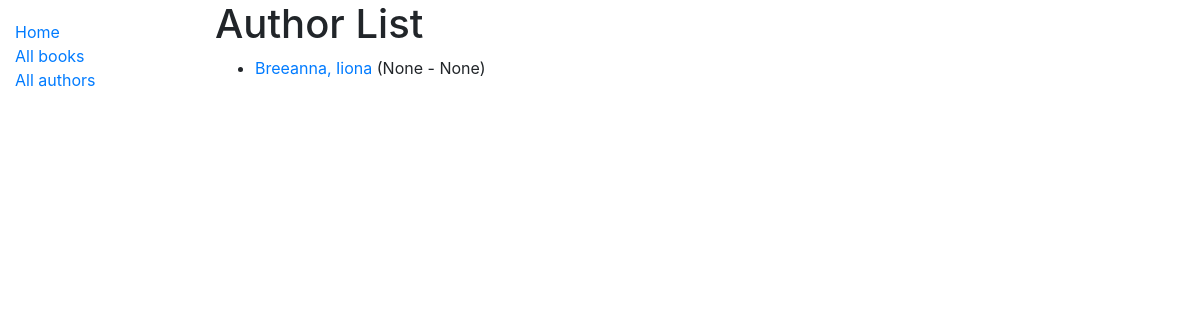
The app's page /catalog/authors/, older data.
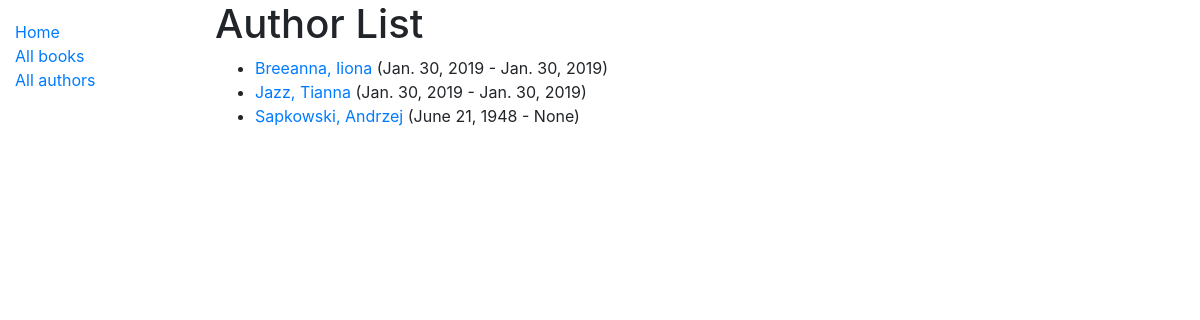
The same page, newer data.
### catalog/models.py (models this page shows)
class Author(models.Model):
    first_name = models.CharField(max_length=100)
    last_name = models.CharField(max_length=100)
    date_of_birth = models.DateField(null=True, blank=True)
    date_of_death = models.DateField('Died', null=True, blank=True)
    class Meta:
        ordering = ['last_name', 'first_name']
    def get_absolute_url(self):
        return reverse('author-detail', args=[str(self.id)])
    def __str__(self):
        return f'{self.last_name}, {self.first_name}'

### catalog/views.py (the view)
# urls.py: path('authors/', views.AuthorListView.as_view(), name ='authors'),
class AuthorListView(generic.ListView):
    model = Author
    paginate_by = 10

### catalog/templates/catalog/author_list.html
{% extends "base_generic.html" %}
{% block content %}
  <h1>Author List</h1>
  {% if author_list %}
  <ul>
    {% for author in author_list %}
      <li>
        <a href="{{ author.get_absolute_url }}">{{ author }}</a> ({{ author.date_of_birth }} - {{ author.date_of_death }})
      </li>
    {% endfor %}
  </ul>
  {% else %}
    <p>There are no authors in the library.</p>
  {% endif %}
{% endblock %}

### catalog/templates/base_generic.html (shortened to what this page needs)
<!DOCTYPE html>
<html lang="en">
<head>
    <link rel="stylesheet" href="https://stackpath.bootstrapcdn.com/bootstrap/4.1.3/css/bootstrap.min.css">
    {% load static %}
    <link rel="stylesheet" href="{% static 'css/styles.css' %}">
</head>
<body>
    <div class="container-fluid">
        <div class="row">
            <div class="col-sm-2">
                {% block sidebar %}
                    <ul class="sidebar-nav">
                        <li><a href="{% url 'index' %}">Home</a></li>
                        <li><a href="{% url 'books' %}">All books</a></li>
                        <li><a href="{% url 'authors' %}">All authors</a></li>
                    </ul>
                {% endblock %}
            </div>
        <div class="col-sm-10 ">{% block content %}{% endblock %}
            </div>
        </div>
    </div>
</body>
</html>

### catalog/static/css/styles.css (style rules this page uses)
.sidebar-nav { margin-top: 20px; padding: 0; list-style: none; }

Row changes from the older to the newer data that the page shows:
changed Author "Breeanna, Iiona": date_of_birth "None" → "Jan. 30, 2019"; date_of_death "None" → "Jan. 30, 2019"
added Author: last_name+first_name "Jazz, Tianna", date_of_birth "Jan. 30, 2019", date_of_death "Jan. 30, 2019"
added Author: last_name+first_name "Sapkowski, Andrzej", date_of_birth "June 21, 1948", date_of_death "None"
